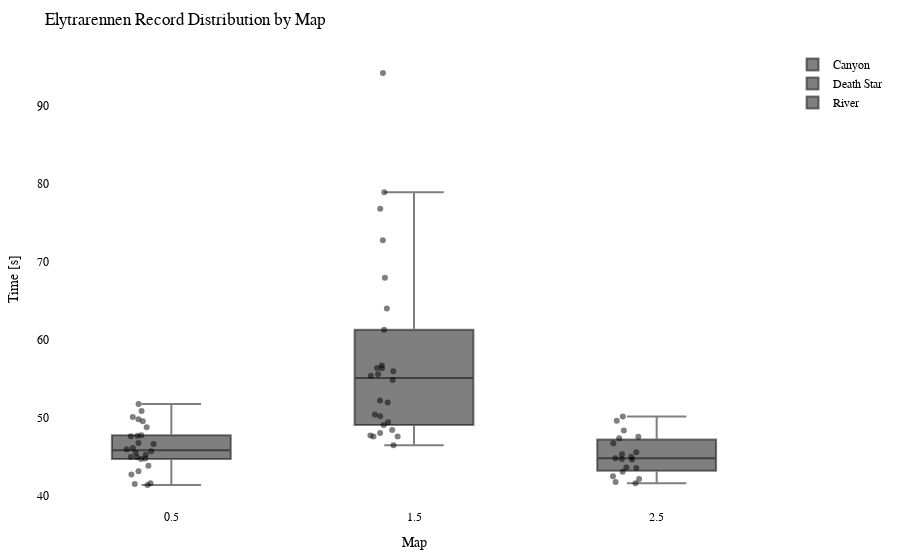

Notebook cell for this chart:
### Code cell
import plotly.graph_objects as go
import plotly.io as pio

df = getRecordsDataframe(minigame="Elytrarennen")

# Calculate the offset for centering the data points
num_columns = len(df.columns)
offset = 0.5

# Create a Swarm plot using Plotly
fig = go.Figure()

for i, column in enumerate(df.columns):
    x_values = [i + offset] * len(df[column])  # Adjust x-values with offset for horizontal centering
    fig.add_trace(go.Box(x=x_values,
                         y=df[column],
                         name=column,
                         boxpoints='all',
                         pointpos=-0.5,  # Adjust point position to prevent overlapping
                         marker=dict(color='rgba(0,0,0,0.5)', size=6),  # Adjust marker color and size
                         hovertext=df.index,
                         hoverinfo='text+y'))

fig.update_layout(title="Elytrarennen Record Distribution by Map",
                  xaxis=dict(title="Map"),
                  yaxis=dict(title="Time [s]"),
                  showlegend=True,
                  font=dict(family="Arial", size=12, color="black"),  # Customize font
                  plot_bgcolor="white",  # Set background color
                  margin=dict(l=50, r=50, t=50, b=50),  # Adjust margins for better layout
                  )

pio.show(fig)

pio.write_html(fig, "out/elytr_swarm_plot.html")

### Figure 1 — Plotly figure (JSON) as saved in the notebook; plotly's stock layout.template omitted (floating-point values rounded to 4 significant figures; data arrays with more than 128 entries replaced by an {"elided": "..."} marker saying what was removed)
{"data": [{"boxpoints": "all", "hoverinfo": "text+y", "hovertext": {"elided": "172 str values"}, "marker": {"color": "rgba(0,0,0,0.5)", "size": 6}, "name": "Canyon", "pointpos": -0.5, "type": "box", "x": {"elided": "172 float values"}, "y": {"elided": "172 float values"}}, {"boxpoints": "all", "hoverinfo": "text+y", "hovertext": {"elided": "172 str values"}, "marker": {"color": "rgba(0,0,0,0.5)", "size": 6}, "name": "Death Star", "pointpos": -0.5, "type": "box", "x": {"elided": "172 float values"}, "y": {"elided": "172 float values"}}, {"boxpoints": "all", "hoverinfo": "text+y", "hovertext": {"elided": "172 str values"}, "marker": {"color": "rgba(0,0,0,0.5)", "size": 6}, "name": "River", "pointpos": -0.5, "type": "box", "x": {"elided": "172 float values"}, "y": {"elided": "172 float values"}}], "layout": {"font": {"color": "black", "family": "Arial", "size": 12}, "margin": {"b": 50, "l": 50, "r": 50, "t": 50}, "plot_bgcolor": "white", "showlegend": true, "title": {"text": "Elytrarennen Record Distribution by Map"}, "xaxis": {"title": {"text": "Map"}}, "yaxis": {"title": {"text": "Time [s]"}}}}
